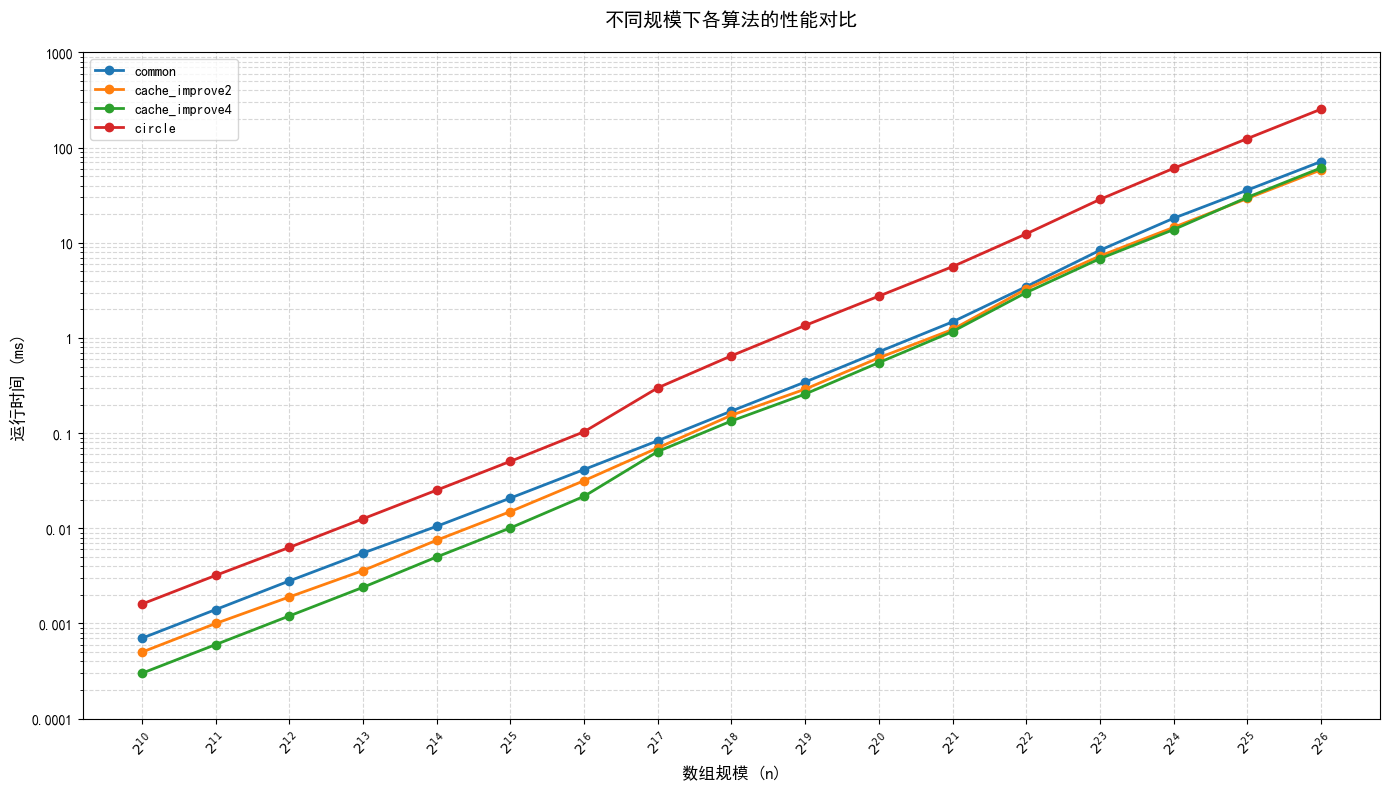

Reproduce this figure in Python.
import matplotlib.pyplot as plt
import numpy as np
plt.rcParams['font.sans-serif'] = ['SimHei']
plt.rcParams['axes.unicode_minus'] = False

n_values = [2**i for i in range(10, 27)]  
methods = {
    'common':          [0.0007, 0.0014, 0.0028, 0.0055, 0.0105, 0.0208, 0.0415, 
                      0.0833, 0.1708, 0.3448, 0.7161, 1.4774, 3.466, 8.3573, 
                      18.1312, 35.8264, 71.453],
    'cache_improve2':  [0.0005, 0.001, 0.0019, 0.0036, 0.0075, 0.015, 0.0317,
                      0.0701, 0.1543, 0.2901, 0.6191, 1.2294, 3.2754, 7.2743,
                      14.549, 29.2599, 58.4473],
    'cache_improve4':  [0.0003, 0.0006, 0.0012, 0.0024, 0.005, 0.0101, 0.0217,
                      0.0641, 0.1344, 0.2578, 0.5513, 1.1685, 3.003, 6.8182,
                      13.7774, 30.0607, 61.3131],
    'circle':          [0.0016, 0.0032, 0.0063, 0.0126, 0.0252, 0.0506, 0.1035,
                      0.2995, 0.6506, 1.3547, 2.7545, 5.6227, 12.43, 28.5927,
                      60.6917, 124.598, 253.781]
}


plt.figure(figsize=(14, 8), dpi=100)


for method, times in methods.items():
    plt.plot(n_values, times, marker='o', markersize=6, linewidth=2, label=method)


plt.xscale('log', base=2)
plt.yscale('log')
plt.xticks(n_values, [r'$2^{%d}$' % np.log2(n) for n in n_values], rotation=45)
plt.yticks([0.0001, 0.001, 0.01, 0.1, 1, 10, 100, 1000], 
          ['0.0001', '0.001', '0.01', '0.1', '1', '10', '100', '1000'])

plt.xlabel('数组规模 (n)', fontsize=12)
plt.ylabel('运行时间 (ms)', fontsize=12)
plt.title('不同规模下各算法的性能对比', fontsize=14, pad=20)

plt.grid(True, which='both', linestyle='--', alpha=0.5)
plt.legend(fontsize=10, loc='upper left')

plt.tight_layout()

plt.savefig('problem2_comparison.png', bbox_inches='tight')
plt.show()